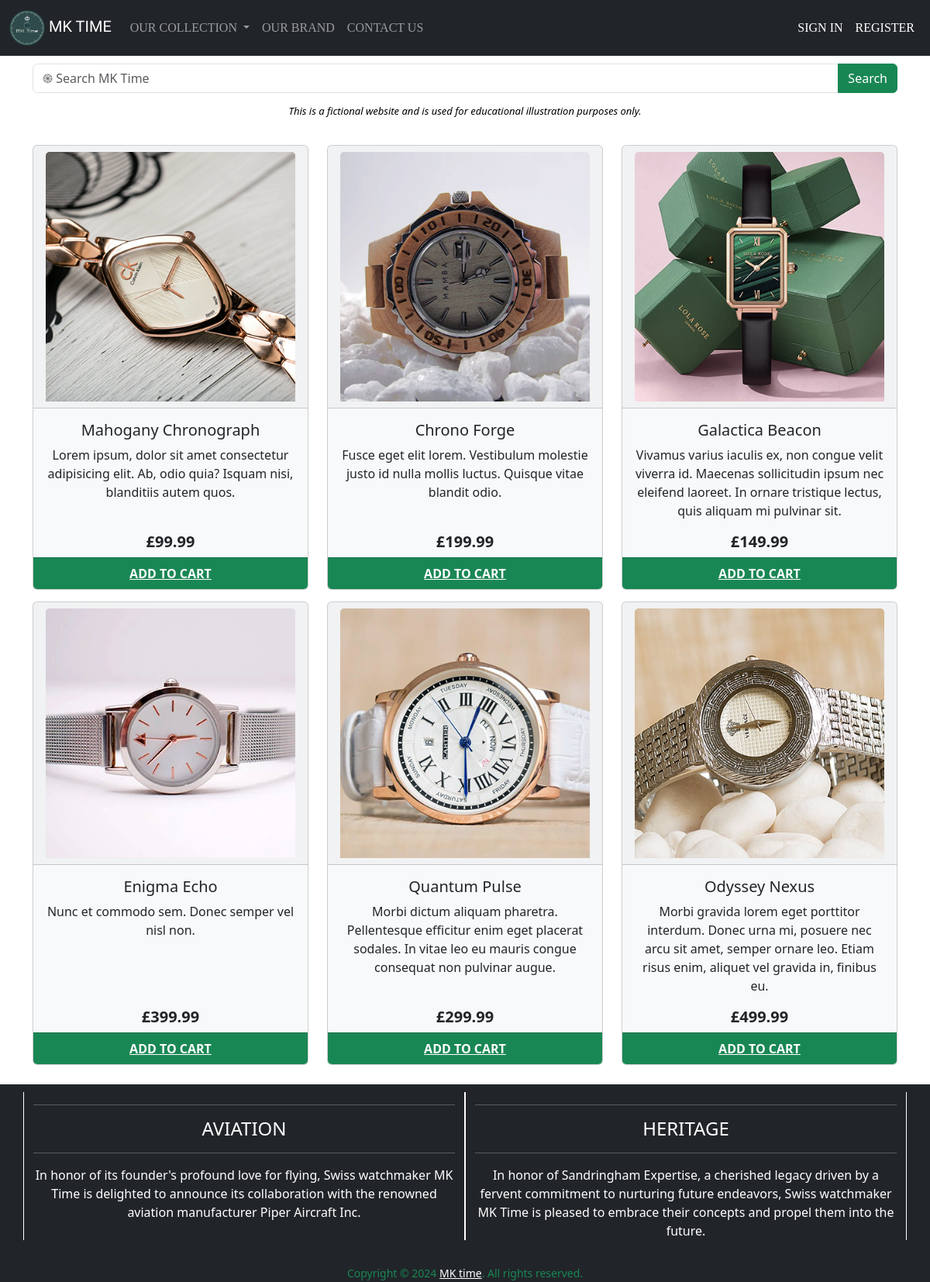
The app's page /ladies.php with its own data.
### tables this page shows
CREATE TABLE `items` (
  `item_id` int(10) UNSIGNED NOT NULL,
  `item_name` varchar(20) NOT NULL,
  `gender` varchar(10) NOT NULL,
  `item_desc` varchar(200) NOT NULL,
  `item_img` varchar(20) NOT NULL,
  `item_price` decimal(5,2) NOT NULL
);

### ladies.php (the view, shortened to what this page needs)
<?php
include('nav.php');
?>
<div class="container text-center" style="padding-bottom: 10px;">
  <i style="font-size: small;color: black;">This is a fictional website and is used for educational illustration purposes only.</i><hr>
    <div class="row">
<?php
require('connect_db.php');
$q = "SELECT * FROM items WHERE gender='womens'";
$r = mysqli_query($link, $q);
if (mysqli_num_rows($r) > 0) {
    echo '<div class="container">';
    echo '<div class="row">';
    while ($row = mysqli_fetch_array($r, MYSQLI_ASSOC)) {
        echo '
        <div class="col-sm-4 d-flex justify-content-center">
          <div class="card bg-light" style="margin-bottom:15px">
            <div class="card-header">
              <img src="' . $row['item_img'] . '" class="card-img-top" alt="' . $row['item_name'] . '">
            </div>
            <div class="card-body">
              <h5 class="card-title">' . $row['item_name'] . '</h5>
              <p class="card-text">' . $row['item_desc'] . '</p>
            </div>
            <h5><b>&pound' . $row['item_price'] . '</b></h5>
            <div class="card-footer bg-success">
            <a href="added.php?id=' . $row['item_id'] . '" class="card-link text-white" style="font-weight: bold;">ADD TO CART</a>
            </div>
            </div>
        </div>';
    }
    echo '</div>';
    echo '</div>';
}
?>
    </div>
</div>
<?php
include('footer.php');
?>

### style.css (style rules this page uses)
body, html { height: 100% !important; }
hr { color: white; }

### records on screen
items: item_img (picture), item_name "Mahogany Chronograph", item_desc "Lorem ipsum, dolor sit amet consectetur adipisicing elit. Ab, odio quia? Isquam nisi, blanditiis autem quos.", item_price "99.99"
items: item_img (picture), item_name "Chrono Forge", item_desc "Fusce eget elit lorem. Vestibulum molestie justo id nulla mollis luctus. Quisque vitae blandit odio.", item_price "199.99"
items: item_img (picture), item_name "Galactica Beacon", item_desc "Vivamus varius iaculis ex, non congue velit viverra id. Maecenas sollicitudin ipsum nec eleifend laoreet. In ornare tristique lectus, quis aliquam mi pulvinar sit.", item_price "149.99"
items: item_img (picture), item_name "Enigma Echo", item_desc "Nunc et commodo sem. Donec semper vel nisl non.", item_price "399.99"
items: item_img (picture), item_name "Quantum Pulse", item_desc "Morbi dictum aliquam pharetra. Pellentesque efficitur enim eget placerat sodales. In vitae leo eu mauris congue consequat non pulvinar augue.", item_price "299.99"
items: item_img (picture), item_name "Odyssey Nexus", item_desc "Morbi gravida lorem eget porttitor interdum. Donec urna mi, posuere nec arcu sit amet, semper ornare leo. Etiam risus enim, aliquet vel gravida in, finibus eu.", item_price "499.99"
